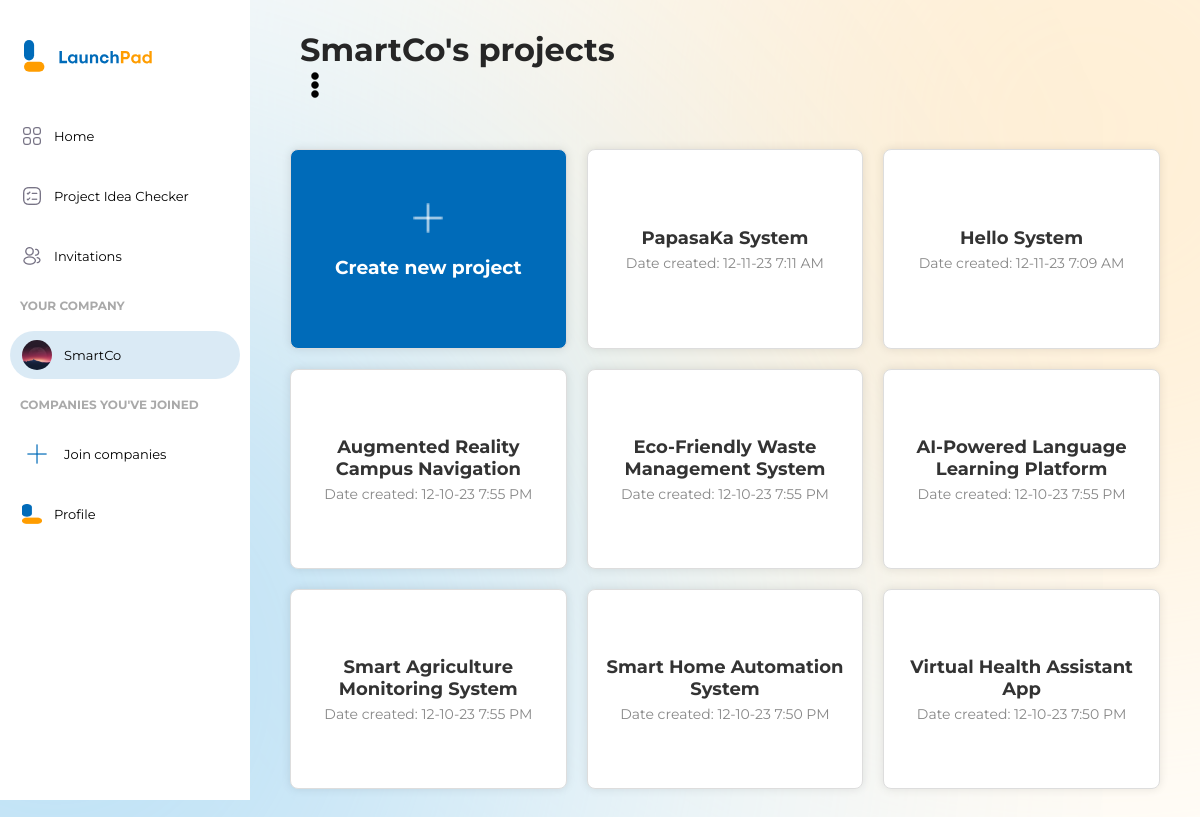
The app's page /company.php (signed in) with its own data.
### tables this page shows
CREATE TABLE `company_registration` (
  `Company_ID` int(11) NOT NULL,
  `Student_ID` varchar(20) NOT NULL,
  `Company_name` varchar(100) NOT NULL,
  `Company_logo` varchar(100) NOT NULL,
  `Company_description` text NOT NULL,
  `Registration_date` datetime NOT NULL
);

CREATE TABLE `project` (
  `Project_ID` int(11) NOT NULL,
  `Company_ID` int(11) NOT NULL,
  `Project_title` varchar(100) NOT NULL,
  `Project_Description` text NOT NULL,
  `Project_date` datetime NOT NULL
);

### company.php (the view, shortened to what this page needs)
<?php
require "config.php";
$userEmail = $_SESSION["email"];
$checkCompanyQuery = "SELECT c.*, s.Student_ID
                      FROM company_registration c
                      INNER JOIN student_registration s ON c.Student_ID = s.Student_ID
                      WHERE s.Student_email = '$userEmail'";
$resultCompany = mysqli_query($conn, $checkCompanyQuery);
$hasCompany = mysqli_num_rows($resultCompany) > 0;
$companyID = "";
$companyName = "";
$companyLogo = "";
if ($hasCompany) {
    $row = mysqli_fetch_assoc($resultCompany);
    $companyID = $row["Company_ID"];
    $companyName = $row["Company_name"];
    $companyLogo = $row["Company_logo"];
}else{
    header("Location: index.php");
    exit();
}
$projectQuery = "SELECT * FROM project WHERE Company_ID = '$companyID' ORDER BY Project_date DESC";
$resultProjects = mysqli_query($conn, $projectQuery);
?>
<!DOCTYPE html>
<html lang="en">
<head>
    <link rel="stylesheet" href="css/navbar.css">
    <link rel="stylesheet" href="css/company.css">
</head>
<body>
<aside class="sidebar">
            <header class="sidebar-header">
                <img src="\launchpad\images\logo-text.svg" class="logo-img">
            </header>
            <nav>
                <a href="index.php">
                <button>
                    <span>
                        <i ><img src="\launchpad\images\home-icon.png" alt="home-logo" class="logo-ic"></i>
                        <span>Home</span>
                    </span>
                </button>
            </a>
            <a href="project-idea-checker.php">
                <button>
                    <span>
                        <i ><img src="\launchpad\images\project-checker-icon.png" alt="home-logo" class="logo-ic"></i>
                        <span>Project Idea Checker</span>
                    </span>
                </button>
    </a>
    <a href="invitations.php">
                <button>
                    <span>
                        <i ><img src="\launchpad\images\invitation-icon.png" alt="home-logo" class="logo-ic"></i>
                        <span>Invitations</span>
                    </span>
                </button>
    </a>
                <p class="divider-company">YOUR COMPANY</p>
                <a href="<?php echo $hasCompany ? 'company.php' : 'create-company.php'; ?>" class="active">
        <button>
            <span class="<?php echo $hasCompany ? 'btn-company-created' : 'btn-create-company'; ?>">
                <div class="circle-avatar">
                    <?php if ($hasCompany && !empty($companyLogo)): ?>
                        <img src="\launchpad\<?php echo $companyLogo; ?>" alt="Company Logo" class="img-company">
                    <?php else: ?>
                        <img src="\launchpad\images\join-company-icon.png" alt="Join Company Icon">
                    <?php endif; ?>
                </div>
                <span class="create-company-text">
                    <?php echo $hasCompany ? $companyName : 'Create your company'; ?>
                </span>
            </span>
        </button>
    </a>
                <p class="divider-company">COMPANIES YOU'VE JOINED</p>
                <a href="#">
                <button>
                    <span  class="btn-join-company">
                        <i > <div class="circle-avatar">
                            <img src="\launchpad\images\join-company-icon.png" alt="">
                        </div></i>
                        <span class="join-company-text">Join companies</span>
                    </span>
                </button>
                </a>
<a href="profile.php">
                <button>
                    <span>
                        <img src="logo.png" alt="">
                        <span>Profile</span>
                    </span>
                </button>
</a>
            </nav>
        </aside>
        <div class="content2">
            <h1><?php echo $companyName ?>'s projects <span class="forspace"></span><span> <a href="#"><img src="images/options.png" alt="options-icon" height="30px"></a></span> </h1>
        </div>
            <div class="content">
    <a href="create-project.php" class="project-card2">
        <br><br>
        <img src="images/add-company-icon.png" alt="add-icon" width="30px">
        <h3>Create new project</h3>
    </a>
    <?php while ($row = mysqli_fetch_assoc($resultProjects)) : ?>
        <a href="project.php?project_id=<?php echo $row['Project_ID']; ?>" class="project-card">
            <div>
                <div class="project-title"><?php echo $row['Project_title']; ?></div>
                <div class="project-date">Date created: <?php echo date('m-d-y g:i A', strtotime($row['Project_date'])); ?></div>
            </div>
        </a>
    <?php endwhile; ?>
</div>
</body>
</html>

### css/navbar.css (style rules this page uses)
* { box-sizing: border-box; }
:root { --pblue-color: #006BB9; --pyellow-color: #FF9D00; --bhov-color: #093a5d; }
html, body { height: 100%; margin: 0; }
body { margin: 0; background: url("/launchpad/images/background-light.svg"); background-attachment: fixed; background-position: center; background-repeat: no-repeat; background-size: cover; color: #262626; font-family: 'Montserrat', sans-serif; }
.sidebar { position: fixed; top: 0; left: 0; width: 250px; height: 100vh; padding: 40px 10px 30px 10px; background: #fff; overflow-y: auto; }
.content { margin-top: 20px; margin-left: 270px; padding: 20px; }
.sidebar-header { width: 100%; margin-bottom: 30px; }
.logo-img { margin-left: 14px; height: 32px; }
.sidebar button { height: 60px; width: 230px; background: transparent; border: 0; padding: 0; font-family: inherit; cursor: pointer; }
.divider-company { font-size: 12px; font-weight: 700; color: #7373739c; margin-left: 10px; }
.sidebar button > span { display: flex; align-items: center; gap: 12px; height: 48px; padding: 0 12px; border-radius: 24px; line-height: 1; }
.sidebar button > span > span { transition: 0.3s; }
.sidebar a.active button > span { background-color: #006cb925; }
.sidebar button i { position: relative; font-size: 28px; transition: 0.2s; }
.sidebar button img { width: 20px; height: 20px; transition: 0.2s; }
.sidebar button span { font-size: 13px; }
.sidebar > nav { flex: 1 1 auto; display: flex; flex-direction: column }
.circle-avatar { width: 30px; height: 30px; border-radius: 50%; overflow: hidden; display: flex; align-items: center; justify-content: center; }
.circle-avatar > .img-company { width: 100%; height: 100%; object-fit: cover; }
.circle-avatar > img { display: inline-block; vertical-align: middle; }

### css/company.css (style rules this page uses)
:root { --pblue-color: #006BB9; --pyellow-color: #FF9D00; --bhov-color: #093a5d; }
.content2 { margin-top: 30px; margin-left: 300px; }
.content { margin-top: 20px; margin-left: 270px; padding: 20px; display: flex; flex-wrap: wrap; gap: 20px; }
.project-card { margin: 0; flex: 0 0 calc(33.33% - 20px); max-width: calc(33.33% - 20px); box-sizing: border-box; padding: 15px; border: 1px solid #ddd; border-radius: 8px; background-color: #fff; box-shadow: 0 0 10px rgba(0, 0, 0, 0.1); transition: transform 0.3s, box-shadow 0.3s; cursor: pointer; text-decoration: none; color: #333; text-align: center; position: relative; display: flex; flex-direction: column; justify-content: center; }
.project-card2 { background-color: var(--pblue-color); color: #ffffff; margin: 0; flex: 0 0 calc(33.33% - 20px); max-width: calc(33.33% - 20px); box-sizing: border-box; padding: 15px; border: 1px solid #ddd; border-radius: 8px; box-shadow: 0 0 10px rgba(0, 0, 0, 0.1); transition: transform 0.3s, box-shadow 0.3s; cursor: pointer; text-decoration: none; text-align: center; position: relative; flex-direction: column; justify-content: center; }
.project-card, .project-card2 { width: 100px; height: 200px; }
.project-title { font-size: 18px; font-weight: bold; margin-bottom: 5px; }
.project-date { font-size: 14px; color: #888; }

### records on screen
company_registration: Company_logo (picture), Company_name "SmartCo"
project: Project_title "PapasaKa System", Project_date "12-11-23 7:11 AM"
project: Project_title "Hello System", Project_date "12-11-23 7:09 AM"
project: Project_title "Augmented Reality Campus Navigation", Project_date "12-10-23 7:55 PM"
project: Project_title "Eco-Friendly Waste Management System", Project_date "12-10-23 7:55 PM"
project: Project_title "AI-Powered Language Learning Platform", Project_date "12-10-23 7:55 PM"
project: Project_title "Smart Agriculture Monitoring System", Project_date "12-10-23 7:55 PM"
project: Project_title "Smart Home Automation System", Project_date "12-10-23 7:50 PM"
project: Project_title "Virtual Health Assistant App", Project_date "12-10-23 7:50 PM"
